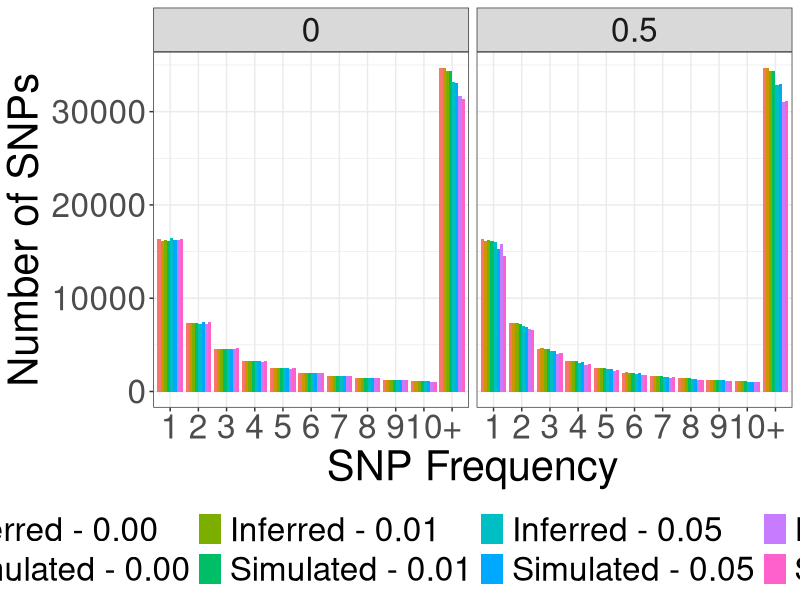

Here is the R script that generated this plot:

library(RColorBrewer)                            # Load RColorBrewer
library(ggplot2)

#returns sfs dataframe to plot
stacked_sfs <- function(del, sample, num_sites, titlename = NA) {
  
  #remove unneeded columns
  del_sfs = del[3:(sample+2)]
  del_sfs = t(del_sfs)
  del_tbl = data.frame("Sites" = 1:sample, "Number" = del_sfs, "Type" = "Deleterious")
  colnames(del_tbl) = c("Sites", "Number", "Type")
  
  tmp_df = rbind(del_tbl)
  colnames(tmp_df) = c("Sites", "Number", "Type")
  
  temp_df = data.frame()
  #colnames(df) = c("Sites", "Number", "Type")
  t = data.frame()
  
  #find frequency between num_sites and length
  for (ty in unique(tmp_df$Type)){
    
    sumhigh = sum(tmp_df$Number[which(tmp_df$Sites > num_sites & tmp_df$Type == ty)])
    
    cond_df = data.frame("Sites" = 1:num_sites, "Number" = tmp_df$Number[which((tmp_df$Sites <= num_sites) & tmp_df$Type == ty)], "Type" = ty)
    
    high_df = data.frame("Sites" = "+", "Number" = sumhigh, "Type" = ty)
    
    t = rbind(cond_df, high_df)
    temp_df = rbind(temp_df, cond_df, high_df)
    
  }
  
  
  return(temp_df)
  
}

#################################
## prepare simulated SFS 
##########
sfs_10 = read.table("sim_avg_sfs10.csv", sep = ',', h = T)
sfs_100 = read.table("sim_avg_sfs100.csv", sep = ',', h = T)
sfs_1000 = read.table("sim_avg_sfs1000.csv", sep = ',', h = T)

prop = c("0", "0.01", "0.05", "0.1")
print_prop = c("Simulated - 0.00", "Simulated - 0.01", "Simulated - 0.05", "Simulated - 0.10")
h_co = c("0", "0.5")

i = 0

num_sites = 10
df = data.frame()

for (p in prop){
  
  i = i + 1
  
  for (h in h_co) {
    
    df_10 = sfs_10[which(sfs_10$prop == p & sfs_10$h_co == h), ]
    df_100 = sfs_100[which(sfs_100$prop == p & sfs_100$h_co == h), ]
    df_1000 = sfs_1000[which(sfs_1000$prop == p & sfs_1000$h_co == h), ]
    
    stacked_10 = stacked_sfs(df_10[which(df_10$type == "nonsyn"), ], 10, 10)
    stacked_10$ss = "10"
    stacked_10$h_co = h
    stacked_10$Source = print_prop[i]
    
    stacked_100 = stacked_sfs(df_100[which(df_100$type == "nonsyn"), ], 100, 10)
    stacked_100$ss = "100"
    stacked_100$h_co = h
    stacked_100$Source = print_prop[i]
    
    stacked_1000 = stacked_sfs(df_1000[which(df_1000$type == "nonsyn"), ], 1000, 10)
    stacked_1000$ss = "1000"
    stacked_1000$h_co = h
    stacked_1000$Source = print_prop[i]
    
    df = rbind(df, stacked_10, stacked_100, stacked_1000)
    
    
  }
  
}

sim_df = df

#################################
## prepare inferred SFS 
##########

sfs_10 = read.table("computed_avg_sfs10.csv", sep = ',', h = T)
sfs_100 = read.table("computed_avg_sfs100.csv", sep = ',', h = T)
sfs_1000 = read.table("computed_avg_sfs1000.csv", sep = ',', h = T)

prop = c("0", "0.01", "0.05", "0.1")
print_prop = c("Inferred - 0.00", "Inferred - 0.01", "Inferred - 0.05", "Inferred - 0.10")
h_co = c("0", "0.5")
dist = c("gamma")

i = 0

num_sites = 10
df = data.frame()

for (p in prop){
  
  i = i + 1
  
  for (h in h_co) {
    
    for (d in dist) {
    
      df_10 = sfs_10[which(sfs_10$prop == p & sfs_10$h_co == h & sfs_10$dist == d), ]
      df_100 = sfs_100[which(sfs_100$prop == p & sfs_100$h_co == h & sfs_100$dist == d), ]
      df_1000 = sfs_1000[which(sfs_1000$prop == p & sfs_1000$h_co == h & sfs_1000$dist == d), ]
      
      stacked_10 = stacked_sfs(df_10, 10, 10)
      stacked_10$ss = "10"
      stacked_10$h_co = h
      stacked_10$Source = print_prop[i]
      
      stacked_100 = stacked_sfs(df_100, 100, 10)
      stacked_100$ss = "100"
      stacked_100$h_co = h
      stacked_100$Source = print_prop[i]
      
      stacked_1000 = stacked_sfs(df_1000, 1000, 10)
      stacked_1000$ss = "1000"
      stacked_1000$h_co = h
      stacked_1000$Source = print_prop[i]
      
      df = rbind(df, stacked_10, stacked_100, stacked_1000)
    
    }
    
  }
  
}

#combine fitdadi inferred sfs and simulated sfs
df = rbind(df, sim_df)

#ss can be 10, 100, or 1000
gg = ggplot(df[which(df$ss == 1000),], aes(fill=factor(Source, levels = c("Inferred - 0.00", "Simulated - 0.00", "Inferred - 0.01", "Simulated - 0.01", "Inferred - 0.05", "Simulated - 0.05", "Inferred - 0.10", 'Simulated - 0.10')),
                    y=Number, x=Sites)) + 
  geom_bar(position='dodge', stat='identity')+
  theme_bw()+
  scale_x_discrete(limits = c(1:num_sites,"+"), position  = "bottom")+
  scale_color_brewer(palette = "Set2")+
  labs(fill = "")+
  ylab("Number of SNPs")+
  xlab("SNP Frequency")+
  theme(text = element_text(size = 30), legend.position = "bottom")+
  facet_wrap(~h_co)

gg
